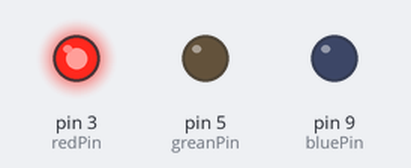
The sketch below on a simulated Arduino Uno, built with avr-gcc and run on an emulated ATmega328P. Parts: output pins drawn as LEDs (lit = HIGH).

Above: at 0.5 s.
At 1.5 s:
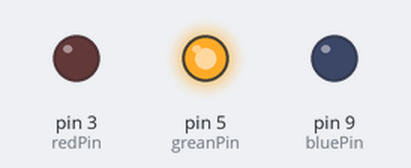
At 5.5 s:
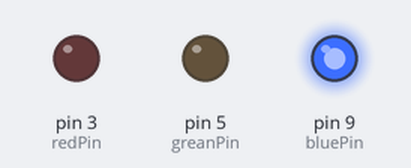
Timing chart, 0 to 6.9 s (numbered marks = the images above):
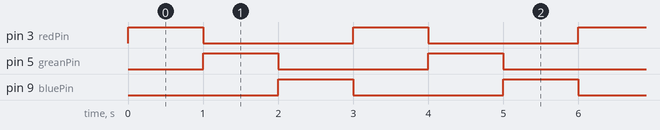

Measured:
- by itself, pin 3 (redPin), pin 5 (greanPin), pin 9 (bluePin): alternates HIGH for 1.0 s and LOW for 2.0 s
- by itself, everything shown: repeats every 3.0 s, in 3 steps

The sketch:

rgb_led.ino
```cpp
int redPin=3;
int greanPin=5;
int bluePin=9;
// the setup function runs once when you press reset or power the board
void setup() {
   pinMode(redPin, OUTPUT);
 pinMode(greanPin, OUTPUT);
 pinMode(bluePin, OUTPUT);
}

void loop() {
  setColor(255,0,0);delay(1000);//red
   setColor(0,255,0);delay(1000);//grean
   setColor(0,0,255);delay(1000);//blue
}
void setColor(int red, int grean,int blue)
{analogWrite(redPin, red);
 analogWrite(greanPin,grean);
 analogWrite(bluePin,blue);}
```
